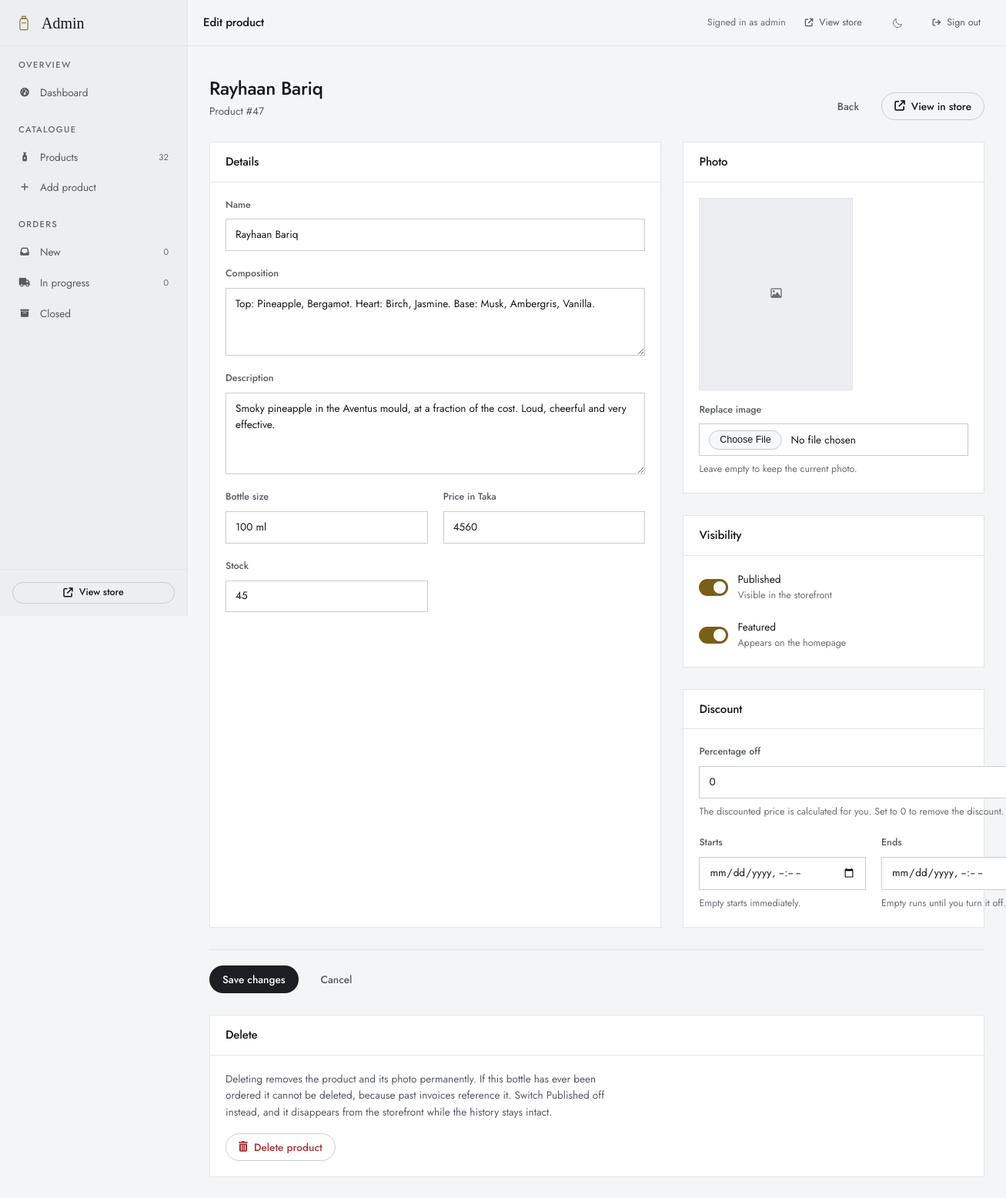
Before: /admin/edit-perfume.php?id=47 (signed in) with the older database file.
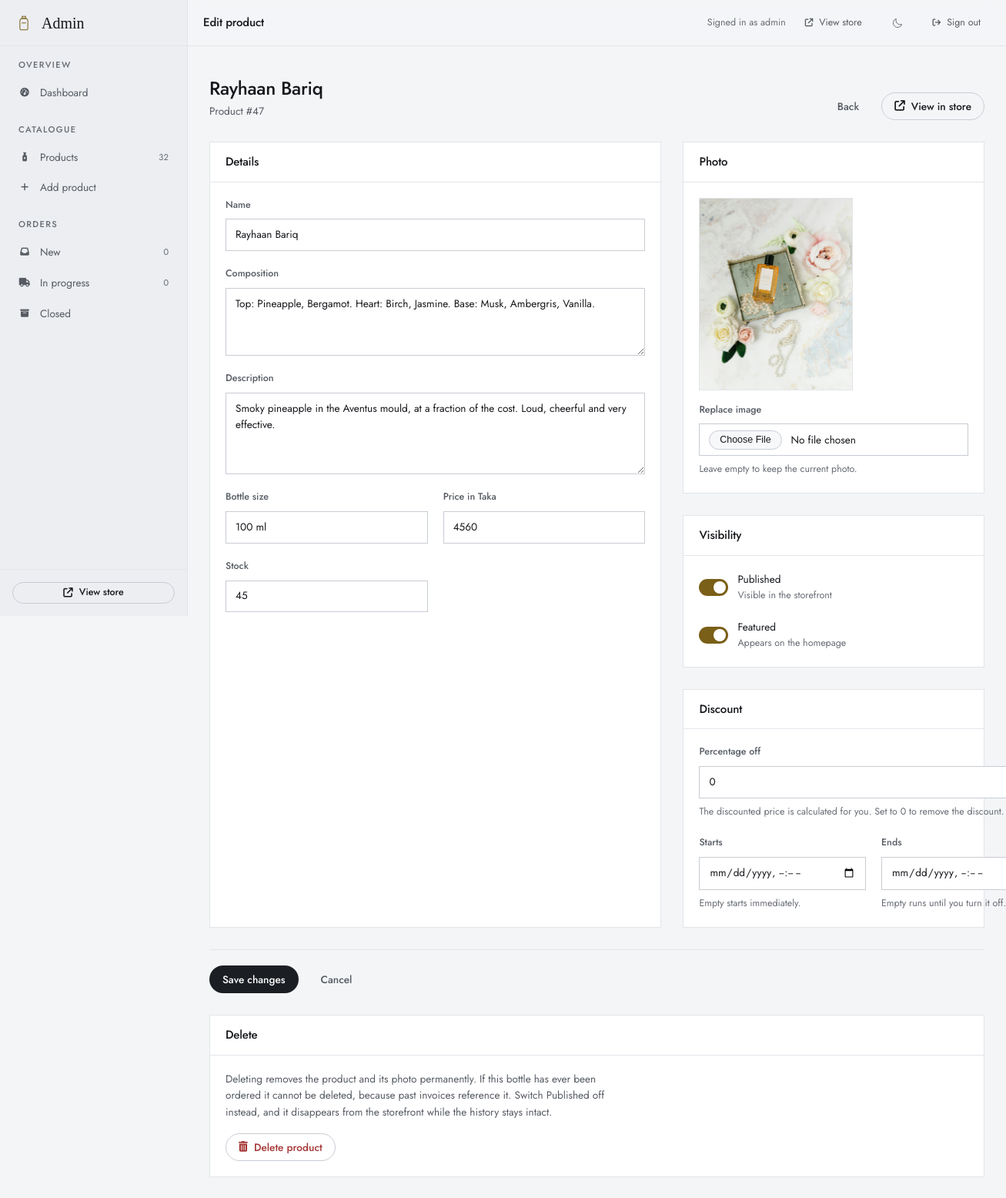
After: the same page with the newer database file.
### tables this page shows
CREATE TABLE perfumes (
    id            INT UNSIGNED   NOT NULL AUTO_INCREMENT,
    name          VARCHAR(150)   NOT NULL,
    perfume_notes TEXT               NULL,
    description   TEXT               NULL,
    volume        VARCHAR(30)        NULL,
    qty           INT UNSIGNED   NOT NULL DEFAULT 0,
    image_path    VARCHAR(255)       NULL,
    price         DECIMAL(10,2)  NOT NULL DEFAULT 0.00,
    trending      TINYINT(1)     NOT NULL DEFAULT 0,
    status        TINYINT(1)     NOT NULL DEFAULT 1,
     
     
     
     
    discount_percent   TINYINT UNSIGNED NOT NULL DEFAULT 0,
    discount_starts_at TIMESTAMP            NULL,
    discount_ends_at   TIMESTAMP            NULL,
    created_at    TIMESTAMP      NOT NULL DEFAULT CURRENT_TIMESTAMP,

    CONSTRAINT pk_perfumes       PRIMARY KEY (id),
    CONSTRAINT uq_perfumes_name  UNIQUE (name),
    CONSTRAINT ck_perfumes_price CHECK (price >= 0),
    CONSTRAINT ck_perfumes_discount_percent CHECK (discount_percent BETWEEN 0 AND 90),
    CONSTRAINT ck_perfumes_discount_window CHECK (
        discount_ends_at IS NULL OR discount_starts_at IS NULL OR discount_ends_at > discount_starts_at
    )
);

### functions/myfunctions.php (called while the page is built, shortened)
<?php
include(__DIR__ . '/../config/dbcon.php');
function getViaID($table, $id)
{
    global $con;
    $stmt = mysqli_prepare($con, "SELECT * FROM perfumes WHERE id = ?");
    mysqli_stmt_bind_param($stmt, 'i', $id);
    mysqli_stmt_execute($stmt);
    return mysqli_stmt_get_result($stmt);
}

### includes/helpers.php (called while the page is built, shortened)
<?php
if (!function_exists('e')) {
    function e($value)
    {
        return htmlspecialchars((string) $value, ENT_QUOTES, 'UTF-8');
    }
}

### admin/edit-perfume.php (the view, shortened to what the changed rows need)
<?php
include('Includes/header.php');
include('../functions/myfunctions.php');
$data = null;
if (isset($_GET['id'])) {
    $rows = getViaID('perfumes', (int) $_GET['id']);
    if ($rows && mysqli_num_rows($rows) > 0) {
        $data = mysqli_fetch_assoc($rows);
    }
}
    ?>
<div class="page-head">
    <div>
        <h1><?= e($data['name']) ?></h1>
        <p>Product #<?= (int) $data['id'] ?></p>
    </div>
</div>
<form action="Includes/code.php" method="post" enctype="multipart/form-data">
    <div class="grid-2">
        <section class="card">
            <div class="card__head"><h2>Details</h2></div>
            <div class="card__body">
                <div class="form-grid form-grid--2">
                    <div class="field span-2">
                        <label for="p-name">Name</label>
                        <input class="input" id="p-name" name="name" type="text" required value="<?= e($data['name']) ?>">
                    </div>
                    <div class="field span-2">
                        <label for="p-notes">Composition</label>
                        <textarea class="textarea" id="p-notes" name="perfume_notes" rows="3"><?= e($data['perfume_notes']) ?></textarea>
                    </div>
                    <div class="field span-2">
                        <label for="p-desc">Description</label>
                        <textarea class="textarea" id="p-desc" name="description" rows="4"><?= e($data['description']) ?></textarea>
                    </div>
                    <div class="field">
                        <label for="p-volume">Bottle size</label>
                        <input class="input" id="p-volume" name="volume" type="text" value="<?= e($data['volume']) ?>">
                    </div>
                    <div class="field">
                        <label for="p-price">Price in Taka</label>
                        <input class="input" id="p-price" name="price" type="number" min="0" step="1" required
                               value="<?= (int) $data['price'] ?>">
                    </div>
                    <div class="field">
                        <label for="p-qty">Stock</label>
                        <input class="input" id="p-qty" name="quantity" type="number" min="0" step="1" required
                               value="<?= (int) $data['qty'] ?>">
                    </div>
                </div>
            </div>
        </section>
        <div class="side-stack">
            <section class="card">
                <div class="card__head"><h2>Photo</h2></div>
                <div class="card__body">
                    <div class="upload">
                        <?php $hasShot = trim($data['image_path']) !== ''; ?>
                        <img class="preview-img" data-image-preview
                             src="<?= $hasShot ? '../images/' . e($data['image_path']) : '' ?>"
                             alt="<?= $hasShot ? 'Current photo of ' . e($data['name']) : '' ?>"
                             <?= $hasShot ? '' : 'hidden' ?>>
                        <?php if (!$hasShot) { ?>
                            <span class="preview-img table__thumb--empty" data-image-placeholder
                                  title="No photograph yet">
                                <i class="fa-regular fa-image" aria-hidden="true"></i>
                            </span>
                        <?php } ?>
                        <div class="field" style="width:100%">
                            <label for="p-image">Replace image</label>
                            <input class="file" id="p-image" name="image_path" type="file"
                                   accept="image/jpeg,image/png,image/webp" data-image-input>
                            <span class="field__hint">Leave empty to keep the current photo.</span>
                        </div>
                    </div>
                </div>
            </section>
            <section class="card">
                <div class="card__head"><h2>Visibility</h2></div>
            </section>
            <section class="card">
                <div class="card__head"><h2>Discount</h2></div>
                <div class="card__body">
                    <div class="form-grid">
                        <div class="field">
                            <label for="p-discount-percent">Percentage off</label>
                            <input class="input" id="p-discount-percent" name="discount_percent"
                                   type="number" min="0" max="90" step="1"
                                   value="<?= (int) $data['discount_percent'] ?>">
                            <span class="field__hint">The discounted price is calculated for you. Set to 0 to remove the discount.</span>
                        </div>
                    </div>
                </div>
            </section>
        </div>
    </div>
</form>
<section class="card" style="margin-top:var(--s-6)">
    <div class="card__head"><h2>Delete</h2></div>
</section>
<?php include('Includes/footer.php'); ?>

Changed rows visible on the page:
changed perfumes "Rayhaan Bariq": image_path: picture added; image_path empty → "rayhaan_bariq.jpg" (drawn)
